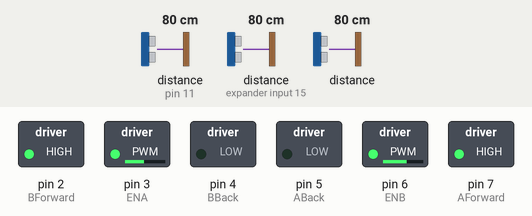
The sketch below on a simulated Arduino Uno, built with avr-gcc and run on an emulated ATmega328P. Shown: switched loads named in the sketch (green lamp = pin HIGH). The test bench sets the inputs (shaded band); at power-on: distance to the obstacle (sensors on pin 11, expander input 15) 80 cm, distance to the obstacle 80 cm.

Above: at 1.2 s.
1.3 s: distance to the obstacle (sensor on pin 11) set to 2 cm
At 2.4 s:
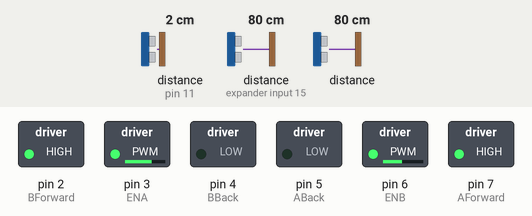
2.8 s: distance to the obstacle (sensor on expander input 15) set to 2 cm
At 3.1 s:
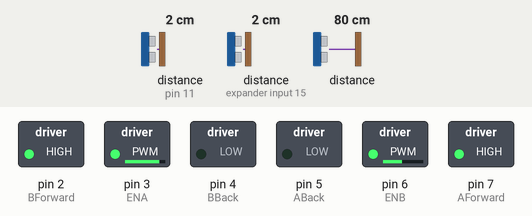
4.3 s: distance to the obstacle (sensor on pin 11) set to 35 cm
At 5.3 s:
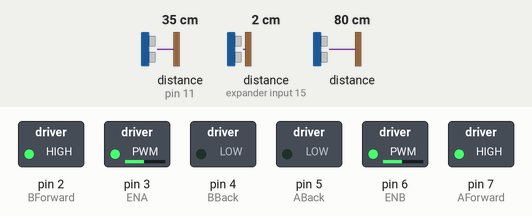
5.8 s: distance to the obstacle (sensor on pin 11) set to 120 cm
At 6.9 s:
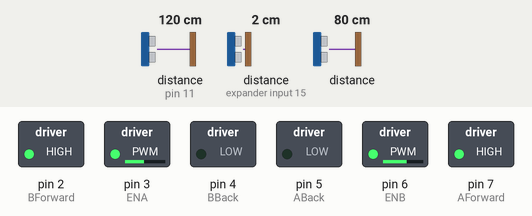
7.3 s: distance to the obstacle (sensor on expander input 15) set to 250 cm
At 8.0 s:
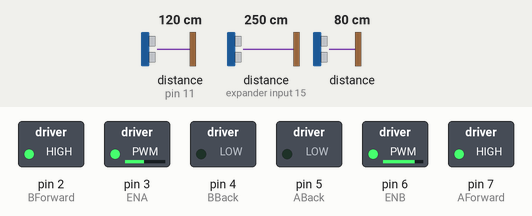
8.8 s: distance to the obstacle (sensor on expander input 15) set to 4 cm
At 9.1 s:
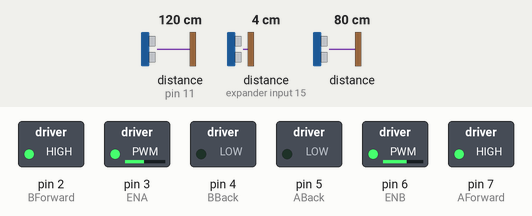
Timing chart, 0 to 11.3 s (numbered marks = the images above; inputs shaded):
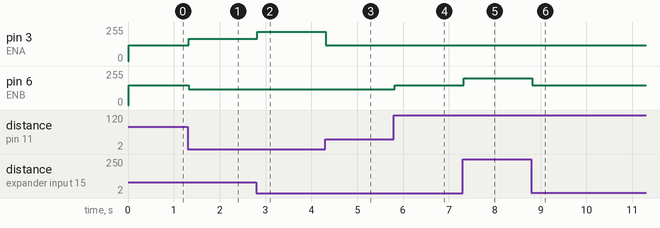

The sketch:

UltrasonicBalancingRobot.ino
```cpp
#include <HCSR04.h>

#define ENA       3
#define ABack     5
#define AForward  7
#define BBack     4
#define BForward  2
#define ENB       6

HCSR04 rangefinder(8, new int[3] {11, 10, 9}, 3);

void setup()
{
  pinMode(ENA, OUTPUT);
  pinMode(ABack, OUTPUT);
  pinMode(AForward, OUTPUT);
  pinMode(ENB, OUTPUT);
  pinMode(BBack, OUTPUT);
  pinMode(BForward, OUTPUT);

  digitalWrite(ABack, LOW);
  digitalWrite(AForward, HIGH);
  digitalWrite(BBack, LOW);
  digitalWrite(BForward, HIGH);
}

uint8_t speedA = 120;
uint8_t speedB = 120;

uint8_t increaseA(int distance, uint8_t value)
{
  return value - distance;
}

uint8_t increaseB(int distance, uint8_t value)
{
  if (distance > 70)
    distance = 70;
  return distance - (value - 10);
}

void loop()
{
  int distance = (int)rangefinder.dist(0);
  int rf1 = (int)rangefinder.dist(1);
  int rf2 = (int)rangefinder.dist(2);
  uint8_t balancingRf1 = 0, balancingRf2 = 0;

  if (rf1 > rf2)
  {
    balancingRf1 = rf1 - rf2;
    if (balancingRf1 > 50)
      balancingRf1 = 50;
  }
  else if (rf1 < rf2)
  {
    balancingRf2 = rf2 - rf1;
    if (balancingRf2 > 50)
      balancingRf2 = 50;
  }
  else
  {
    balancingRf1 = 0;
    balancingRf2 = 0;
  }

  if (distance < 35)
  {
    analogWrite(ENA, speedA + increaseA(distance, 50) + abs(balancingRf2));
    analogWrite(ENB, speedB);
  }
  else if (distance > 45)
  {
    analogWrite(ENA, speedA);
    analogWrite(ENB, speedB + increaseB(distance, 50) + abs(balancingRf1));
  }
  else
  {
    analogWrite(ENA, speedA);
    analogWrite(ENB, speedB);
  }
}
```

Measured:
- after the input at 1.3 s, pin 3 (ENA): 120/255 → 168/255 at once; pin 6 (ENB): 150/255 → 120/255 at once
- after the input at 2.8 s, pin 3 (ENA): 168/255 → 218/255 at once
- after the input at 4.3 s, pin 3 (ENA): 218/255 → 120/255 at once
- after the input at 5.8 s, pin 6 (ENB): 120/255 → 150/255 at once
- after the input at 7.3 s, pin 6 (ENB): 150/255 → 200/255 at once
- after the input at 8.8 s, pin 6 (ENB): 200/255 → 150/255 at once
